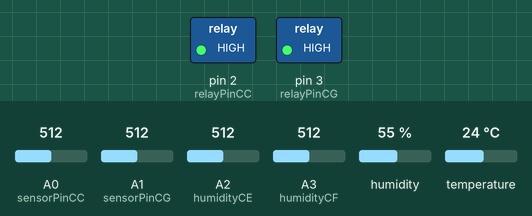
A sketch run on a simulated Arduino Uno, built with avr-gcc and run on an emulated ATmega328P. Parts: switched loads named in the sketch (green lamp = pin HIGH). Inputs (shaded band) come from the test bench; at power-on: A0 (sensorPinCC) = 512, A1 (sensorPinCG) = 512, A2 (humidityCE) = 512, A3 (humidityCF) = 512, humidity 55 %, temperature 24 °C. What the sketch prints to the serial monitor is not drawn.

Above: at 0.1 s.
Timing chart, 0 to 1.6 s (numbered marks = the images above):
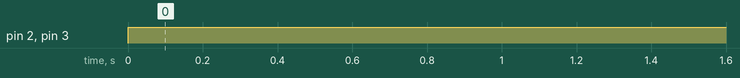

The sketch:

ProyectoHortalizas.ino
```cpp
//libreria time
#include <TimeLib.h>
//libreria DHT
#include <DHT.h>
//definicion de pin y tipo DHT22
#define DHTPIN 5
#define DHTTYPE DHT11

DHT dht(DHTPIN, DHTTYPE); //instancia

//sensor de tierra
int sensorPinCC = A0; // Pin analógico al que está conectado a la cama Kanche
int sensorPinCG = A1; // Pin analógico al que está conectado a la cama del suelo
int humidityCE = A2; // Pin analógico al que está conectado a la cama testigo 1 kanche
int humidityCF = A3; // Pin analógico al que está conectado a la cama testigo 2

int minValue = 1023;     // Valor mínimo del sensor
int maxValue = 140;  // Valor máximo del sensor
int minPorcentaje = 0;  // Porcentaje mínimo
int maxPorcentaje = 100;  // Porcentaje máximo

//relay

int relayPinCC = 2;
int relayPinCG = 3;

//
int cama1, cama2;


void setup() {
  pinMode(sensorPinCC, INPUT);
  pinMode(sensorPinCG, INPUT);
  pinMode(humidityCE, INPUT);
  pinMode(humidityCF, INPUT);
  dht.begin();
  Serial.begin(9600);
  //Fijamos la fecha y hora actuales
  setTime(13, 37, 0, 16, 7, 2024);// Hora,Min,Seg - Dia,Mes,Año
  pinMode(relayPinCC, INPUT);
  pinMode(relayPinCG, INPUT);
}

void loop() {
  pinMode(relayPinCC,OUTPUT);
  pinMode(relayPinCG, OUTPUT);
  digitalWrite(relayPinCC, HIGH); // Cilantro
  digitalWrite(relayPinCG, HIGH); //rabano
  //Impresion de la fecha y hora.
  Serial.print("Fecha: ");
  Serial.print(day());
  Serial.print("/");
  Serial.print(month());
  Serial.print("/");
  Serial.print(year());
  Serial.print("   Hora: ");
  Serial.print(hour());
  Serial.print(":");
  Serial.println(minute());

  // sensor de medio ambiente.
  float temperature = dht.readTemperature(); // Lee la temperatura en grados Celsius
  float humidity = dht.readHumidity(); // Lee la humedad relativa en porcentaje
  if (!isnan(temperature) && !isnan(humidity)) {
    Serial.print("Temperatura del aire: ");
    Serial.print(temperature);
    Serial.print(" °C, Humedad del aire: ");
    Serial.print(humidity);
    Serial.println(" %");
  }else{
    Serial.println("Error al obtener informacion del sensor de aire");
  }

//lectura de los sensores de tierra
  int sensorValueCC = analogRead(sensorPinCC); // Lee el valor del sensor Cama k'aanche
  int sensorValueCG = analogRead(sensorPinCG); // Lee el valor del sensor Cama en el suelo
  int sensorValueCE = analogRead(humidityCE); // Lee el valor del sensor Cama testigo 1
  int sensorValueCF = analogRead(humidityCF); // Lee el valor del sensor Cama testigo 2
  //conversion de los valores a porcentajes.
  int porcentajeCC = map(sensorValueCC, minValue, maxValue, minPorcentaje, maxPorcentaje);
  int porcentajeCG = map(sensorValueCG, minValue, maxValue, minPorcentaje, maxPorcentaje);
  int porcentajeCE = map(sensorValueCE, minValue, maxValue, minPorcentaje, maxPorcentaje);
  int porcentajeCF = map(sensorValueCF, minValue, maxValue, minPorcentaje, maxPorcentaje);

  //Validacion de la lectura de la cama k'aanche
  if (sensorValueCC <= minValue && sensorValueCC >= maxValue) {
    Serial.print("Humedad del suelo de la cama K'aanche: ");
    Serial.print(porcentajeCC);
    Serial.println("%");
  } else {
    Serial.println("Error al leer el sensor de tierra Cama kanche");
  }
  //Validacion de la lectura de la cama en el suelo
  if (sensorValueCG <= minValue && sensorValueCG >= maxValue) {
    Serial.print("Humedad de la tierra de la cama en el suelo: ");
    Serial.print(porcentajeCG);
    Serial.println("%");
  } else {
    Serial.println("Error al leer el sensor de tierra de la cama en en suelo");
  }
  //Validacion de la lectura de la cama testigo 1
  if (sensorValueCE <= minValue && sensorValueCE >= maxValue) {
    Serial.print("Humedad de la tierra de la cama TESTIGO 1: ");
    Serial.print(porcentajeCE);
    Serial.println("%");
  } else {
    Serial.println(sensorValueCE);
    Serial.println("Error al leer el sensor de tierra de la cama TESTIGO 1");
  }
  //Validacion de la lectura de la cama testigo 2
  if (sensorValueCF <= minValue && sensorValueCF >= maxValue) {
    Serial.print("Humedad de la tierra de la cama TESTIGO 2: ");
    Serial.print(porcentajeCF);
    Serial.println("%");
  } else {
    Serial.println("Error al leer el sensor de tierra de la cama TESTIGO 2");
  }

  //Variables para las condiciones
  int hora = hour();

  //inicio de condiciones
  if ((hora >= 18 && hora <=24) ||(hora >= 1 && hora <=12) ){
    //Cama kanche
    if (porcentajeCC <=40 ){
      digitalWrite(relayPinCC, LOW); //encendemos la electrovalvula 1
      cama1=1;
      //Validacion de la activacion del relevador
      if (digitalRead(relayPinCC) ==  LOW) {
        Serial.println("El riego de la cama Kanche esta activo");
        delay(900000); //15 MINUTOS
        //delay(20000); // dos segundos
        digitalWrite(relayPinCC, HIGH);
        cama1=0;
        Serial.println("El riego de la cama Kanche esta apagado");
      } else {
        Serial.println("Error al encender el riego de la cama kanche");
        digitalWrite(relayPinCC, HIGH); //por si las dudas un low ki
      }
    }else{
      Serial.println("La siembra sigue con humedad mayor al 40%");
      //delay(59000);
    }
    //Cama grande
    if (porcentajeCG <=40 ){
      digitalWrite(relayPinCG, LOW); //encendemos la electrovalvula 1
      cama2=1;
      //Validacion de la activacion del relevador
      if (digitalRead(relayPinCG) == LOW) {
        Serial.println("El riego de la cama en la tierra esta activo");
        //delay(20000);
        delay(180000); // 3 MINUTOS
        digitalWrite(relayPinCG, HIGH);
        cama2=0;
        Serial.println("El riego de la cama en la tierra esta apagado");
      } else {
        Serial.println("Error al encender el riego de la cama en el suelo");
        digitalWrite(relayPinCG, HIGH); //por si las dudas un low ki
      }
    }else{
      Serial.println("La siembra sigue con humedad mayor al 40%");
      //delay(30000);
      delay(59000);
    }
  }else{
    Serial.println("NO es momento de regar");
    //delay(10000);
    delay(59000); //se espera un minuto
  }
}
```

Measured:
- by itself, pin 2 (relayPinCC), pin 3 (relayPinCG): LOW → HIGH at 0.00 s
